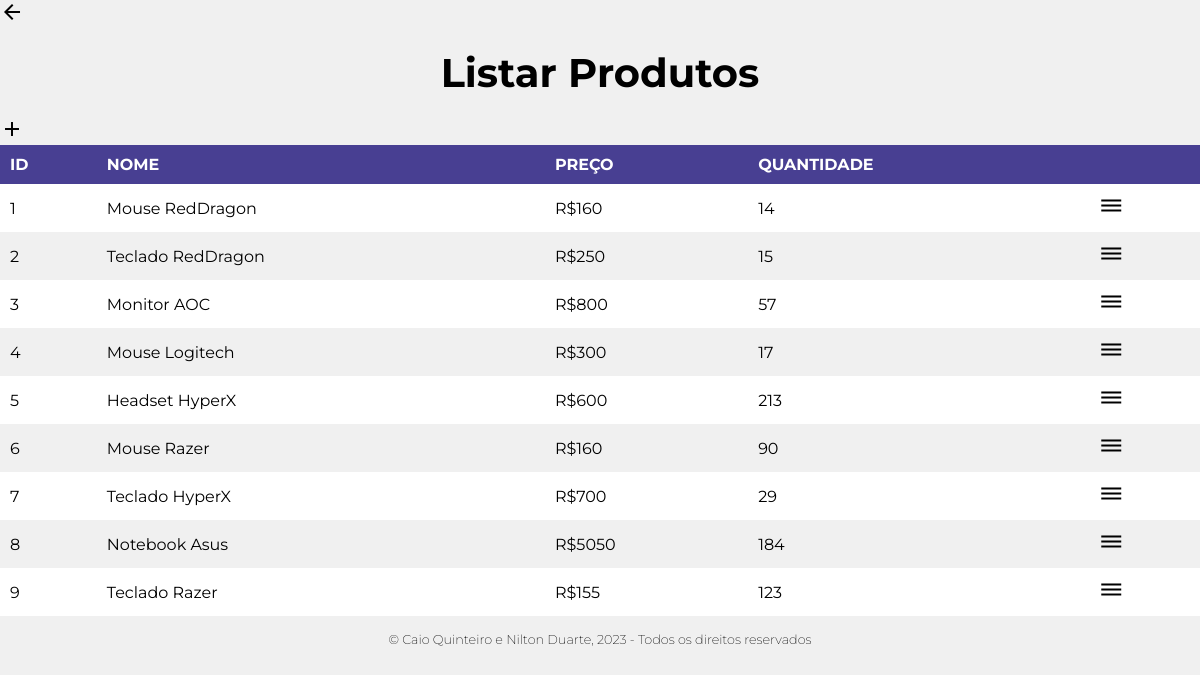
Screenshot of /VIEW/produto/lstProdutos.php (signed in) with the database file from the repository.
### tables this page shows
CREATE TABLE `produto` (
  `ID` int(11) NOT NULL,
  `NOME` varchar(50) NOT NULL,
  `PRECO` float NOT NULL,
  `QTDE` int(11) NOT NULL
);

### DAL/dalProduto.php (called while the page is built, shortened)
<?php
    include_once '..\..\MODEL\Produto.php';
    class dalProduto{
        public function Select(){
            $con = Conexao::conectar();
            $sql = "select * from produto;";
            $result = $con->query($sql);
            foreach($result as $linha){
                $produto = new \MODEL\Produto();
                $produto->setId($linha['ID']);
                $produto->setNome($linha['NOME']);
                $produto->setPreco($linha['PRECO']);
                $produto->setQtde($linha['QTDE']);
                $lstProduto[]= $produto;
           }
           return $lstProduto;
        }
    }
?>

### BLL/bllProduto.php (called while the page is built, shortened)
<?php
    include_once 'c:\xampp\htdocs\trabalhoAlmirphp2023\DAL\dalProduto.php';
    class bllProduto {
        public function Select (){
            $dal = new  \Dal\dalProduto();
            return $dal->Select();
        }
    }
?>

### MODEL/Produto.php (called while the page is built, shortened)
<?php
class Produto{
    private ?int $id;
    private ?string $nome;
    private ?float $preco;
    private ?int $qtde;
    public function getId(){
        return $this->id;
    }
    public function setId(int $id){
        $this->id = $id;
    }
    public function getNome(){
        return $this->nome;
    }
    public function setNome(string $nome){
        $this->nome = $nome;
    }
    public function getPreco(){
        return $this->preco;
    }
    public function setPreco(string $preco){
        $this->preco = $preco;
    }
    public function getQtde(){
        return $this->qtde;
    }
    public function setQtde(string $qtde){
        $this->qtde = $qtde;
    }
}
?>

### VIEW/produto/lstProdutos.php (the view, shortened to what this page needs)
<?php
    include_once '..\..\BLL\bllProduto.php';
    $bll = new \bll\bllProduto();
    $lstProduto = $bll->Select();
?>
<!DOCTYPE html>
<html lang="pt-br">
<head>
    <link rel="stylesheet" href="..\..\VIEW\css\tabelas.css">
    <link rel="stylesheet" href="..\..\VIEW\css\footer.css">
</head>
<body>
    <a onclick="JavaScript:location.href='../../VIEW/menu.php'">
        <i class="material-icons">arrow_back</i>
    </a>
    <h1>Listar Produtos</h1>
    <a class="btn-floating btn-large waves-effect waves-light red" onclick="JavaScript:location.href='InserirProduto.php'">
        <i class="material-icons" id="ADD">add</i>
    </a>
    <table>
        <tr>
            <th>ID</th>
            <th>NOME</th>
            <th>PREÇO</th>
            <th>QUANTIDADE</th>
            <th> </th>
        </tr>
        <?php
            foreach ($lstProduto as $produto){
        ?>
            <tr>
                <td class="td"><?php echo $produto->getId(); ?></td>
                <td class="td"><?php echo $produto->getNome(); ?></td>
                <td class="td"><?php echo "R$" . $produto->getPreco(); ?></td>
                <td class="td"><?php echo $produto->getQtde(); ?></td>
                <td >
                    <a onclick="JavaScript:location.href='detProduto.php?id=' + <?php echo $produto->getId(); ?>">
                        <i class="material-icons">dehaze</i>
                    </a>
                </td>
            </tr>
        <?php
            }
        ?>
    </table>
    <footer>
        <span>
            © Caio Quinteiro e Nilton Duarte, 2023 - Todos os direitos reservados
        </span>
    </footer>
</body>
</html>

### VIEW/css/tabelas.css (style rules this page uses)
body { font-family: 'Montserrat', sans-serif; background-color: #f0f0f0; margin: 0; padding: 0; }
h1 { text-align: center; color: 333; font-size: 40px; margin: 20px auto; border-radius: 4px; }
table { border-collapse: collapse; width: 100%; }
td, th { padding: 10px; }
th { background-color: #22177dcf; text-align: left; color: #ffffff; }
tr:nth-child(even) { background-color: #ffffff; }
i { cursor: pointer; }
#ADD { position: relative; }
#ADD::after { font-size: 12px; font-family: 'Montserrat', sans-serif; content: "ADICIONAR ELEMENTO"; display: none; position: absolute; top: 0; left: 100%; white-space: nowrap; background-color: #f1f1f1; padding: 5px; z-index: 1; }

### VIEW/css/footer.css (style rules this page uses)
footer { padding: 16px; display: flex; align-items: center; justify-content: center; }
footer span { font-size: 0.8em; font-weight: 200; }

### rows the page displays
produto: ID "1", NOME "Mouse RedDragon", PRECO "160", QTDE "14"
produto: ID "2", NOME "Teclado RedDragon", PRECO "250", QTDE "15"
produto: ID "3", NOME "Monitor AOC", PRECO "800", QTDE "57"
produto: ID "4", NOME "Mouse Logitech", PRECO "300", QTDE "17"
produto: ID "5", NOME "Headset HyperX", PRECO "600", QTDE "213"
produto: ID "6", NOME "Mouse Razer", PRECO "160", QTDE "90"
produto: ID "7", NOME "Teclado HyperX", PRECO "700", QTDE "29"
produto: ID "8", NOME "Notebook Asus", PRECO "5050", QTDE "184"
produto: ID "9", NOME "Teclado Razer", PRECO "155", QTDE "123"
